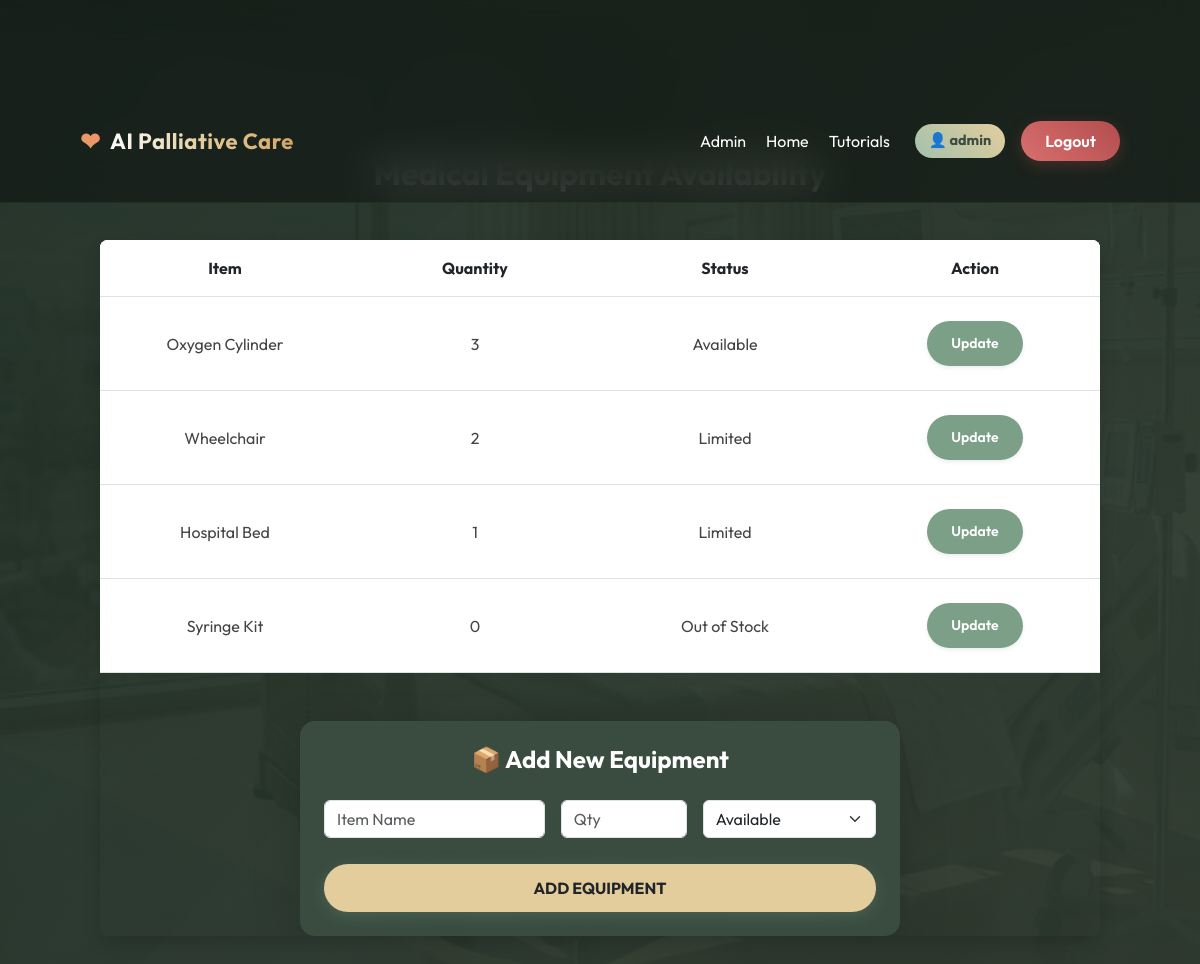
Page /medical_items (signed in) on the committed database.
### tables this page shows
CREATE TABLE medical_items(
        id INTEGER PRIMARY KEY AUTOINCREMENT,
        item_name TEXT,
        quantity INTEGER,
        status TEXT
    );

### app.py (the view)
@app.route("/medical_items")
def medical_items():
    if "user" not in session:
        return redirect("/login")
    conn = get_db()
    items = conn.execute("SELECT * FROM medical_items").fetchall()
    conn.close()
    return render_template("medical_items.html", items=items)

### app.py (called while the page is built)
@app.after_request
def add_header(response):
    response.cache_control.no_store = True
    response.cache_control.no_cache = True
    response.cache_control.must_revalidate = True
    response.cache_control.max_age = 0
    return response

def get_db():
    conn = sqlite3.connect(DB)
    conn.row_factory = sqlite3.Row
    return conn

### templates/medical_items.html (shortened to what this page needs)
{% extends "base.html" %}
{% block content %}
<div class="container py-4">
    <h2 class="text-center fw-bold text-white mb-5" style="text-shadow: 0 2px 4px rgba(0,0,0,0.5);">Medical Equipment Availability</h2>
    <div class="table-responsive mx-auto shadow" style="max-width: 1000px; border-radius: 8px; overflow: hidden;">
        <table class="table table-hover text-center align-middle m-0" style="background: white;">
            <thead class="bg-light text-dark shadow-sm">
                <tr>
                    <th scope="col" class="py-3" style="width: 25%; font-weight: bold;">Item</th>
                    <th scope="col" class="py-3" style="width: 25%; font-weight: bold;">Quantity</th>
                    <th scope="col" class="py-3" style="width: 25%; font-weight: bold;">Status</th>
                    {% if session.role == 'admin' %}
                    <th scope="col" class="py-3" style="width: 25%; font-weight: bold;">Action</th>
                    {% endif %}
                </tr>
            </thead>
            <tbody>
                {% for item in items %}
                <tr>
                    <td class="py-4" style="color: #444;">{{ item.item_name }}</td>
                    <td class="py-4" style="color: #444;">{{ item.quantity }}</td>
                    <td class="py-4" style="color: #444;">{{ item.status }}</td>
                    {% if session.role == 'admin' %}
                    <td class="py-4">
                        <a href="/update_item/{{ item.id }}" class="btn text-white rounded-pill px-4 shadow-sm" style="background: #7ca087; font-weight: 600; font-size: 14px;">
                            Update
                        </a>
                    </td>
                    {% endif %}
                </tr>
                {% else %}
                <tr>
                    <td colspan="4" class="py-4">No medical items found.</td>
                </tr>
                {% endfor %}
            </tbody>
        </table>
    {% if session.role == 'admin' %}
    <div class="mt-5 mx-auto p-4 shadow-lg text-white" style="max-width: 600px; background: rgba(59, 77, 66, 0.95); border-radius: 15px;">
        <h4 class="fw-bold mb-3 text-center">📦 Add New Equipment</h4>
        <form action="/add_item" method="POST">
            <div class="row g-3">
                <div class="col-md-5">
                    <input type="text" name="item_name" class="form-control" placeholder="Item Name" required>
                </div>
                <div class="col-md-3">
                    <input type="number" name="quantity" class="form-control" placeholder="Qty" required>
                </div>
                <div class="col-md-4">
                    <select name="status" class="form-select" required>
                        <option value="Available">Available</option>
                    </select>
                </div>
                <div class="col-12 mt-3">
                    <button type="submit" class="btn text-dark fw-bold w-100" style="background: #e3cd9c; border-radius: 25px;">
                        ADD EQUIPMENT
                    </button>
                </div>
            </div>
        </form>
    </div>
    {% endif %}
</div>
{% endblock %}

### templates/base.html (shortened to what this page needs)
<!DOCTYPE html>
<html lang="en">
<head>
    <link href="https://cdn.jsdelivr.net/npm/bootstrap@5.3.0/dist/css/bootstrap.min.css" rel="stylesheet">
    <link rel="stylesheet" href="{{ url_for('static', filename='css/style.css') }}">
</head>
<body class="bg-dark text-light">
<nav class="navbar navbar-expand-lg premium-navbar fixed-top">
    <div class="container">
        <a class="navbar-brand brand-logo" href="/">
            <span class="heart">❤</span>
            <span class="brand-text">AI Palliative Care</span>
        </a>
        <div class="collapse navbar-collapse justify-content-end" id="navMenu">
            {% if session.get("user") %}
                {% if session["role"] == "caregiver" %}
                    <a href="/caregiver_dashboard" class="nav-link">Dashboard</a>
                {% elif session["role"] == "admin" %}
                    <a href="/admin_dashboard" class="nav-link">Admin</a>
                {% elif session["role"] == "nurse" %}
                    <a href="/nurse_dashboard" class="nav-link">Nurse</a>
                {% endif %}
                <a href="/" class="nav-link">Home</a>
                <a href="/tutorials" class="nav-link">Tutorials</a>
                <span class="user-badge">
                    👤 {{ session["user"] }}
                </span>
                <a href="/logout" class="btn btn-logout ms-3">Logout</a>
            {% else %}
                <a href="/login" class="btn btn-login me-2">Login</a>
                <a href="/signup" class="btn btn-signup">Signup</a>
            {% endif %}
        </div>
    </div>
</nav>
<div id="main-content" class="container py-5 page-transition" style="padding-top: 130px !important;">
    {% block content %}{% endblock %}
</div>
</body>
</html>

### static/css/style.css (style rules this page uses)
body { font-family: 'Outfit', sans-serif; margin: 0; background: linear-gradient(135deg, rgba(30, 45, 35, 0.96), rgba(46, 59, 49, 0.94)), url('../images/real_ward.png') center/cover fixed; color: #fdfdfd; min-height: 100vh; overflow-x: hidden; }
.container { padding: 20px; padding-top: 100px; text-align: center; }
.premium-navbar { display: flex; justify-content: space-between; align-items: center; padding: 18px 5%; background: rgba(18, 25, 20, 0.7); backdrop-filter: blur(20px); -webkit-backdrop-filter: blur(20px); border-bottom: 1px solid rgba(255, 255, 255, 0.05); transition: 0.4s all ease; z-index: 1030; }
.brand-logo { display: flex; align-items: center; gap: 10px; font-weight: 700; font-size: 22px; text-decoration: none; }
.brand-text { background: linear-gradient(90deg, #fdfdfd, #e3cd9c, #d3a466); -webkit-background-clip: text; background-clip: text; -webkit-text-fill-color: transparent; letter-spacing: 0.5px; }
.heart { font-size: 24px; background: linear-gradient(45deg, #d3a466, #ff8c69); -webkit-background-clip: text; background-clip: text; color: transparent; animation: heartbeat 1.4s infinite; }
.nav-link { color: #fff !important; margin: 0 10px; position: relative; text-decoration: none; }
.nav-link::after { content: ""; width: 0%; height: 2px; background: #d3a466; position: absolute; bottom: -4px; left: 0; transition: 0.3s; }
.user-badge { background: linear-gradient(45deg, #a3c1ad, #e3cd9c); padding: 6px 14px; border-radius: 30px; font-size: 0.9rem; margin-left: 15px; color: #3b4d42; font-weight: bold; }
.btn { background: linear-gradient(135deg, #8ba894, #668270); padding: 12px 25px; border: none; color: white; border-radius: 30px; text-decoration: none; cursor: pointer; font-weight: 600; transition: all 0.3s ease; box-shadow: 0 4px 15px rgba(102, 130, 112, 0.4); }
.btn-logout { background: linear-gradient(45deg, #d96f6f, #b34d4d); border: none; border-radius: 30px; padding: 8px 24px; color: white; font-weight: 600; cursor: pointer; transition: all 0.3s ease; box-shadow: 0 4px 15px rgba(179, 77, 77, 0.3); }
input, select { width: 100%; padding: 10px; margin: 10px 0; box-sizing: border-box; }
@media (min-width: 992px) { .premium-navbar { padding: 18px 60px; } }
.page-transition { animation: pageFadeInUp 0.6s cubic-bezier(0.2, 1, 0.3, 1) forwards; }

### rows in the picture
medical_items: item_name "Oxygen Cylinder", quantity "3", status "Available"
medical_items: item_name "Wheelchair", quantity "2", status "Limited"
medical_items: item_name "Hospital Bed", quantity "1", status "Limited"
medical_items: item_name "Syringe Kit", quantity "0", status "Out of Stock"

### other values in the picture
{{ session["user"] }} "admin"
